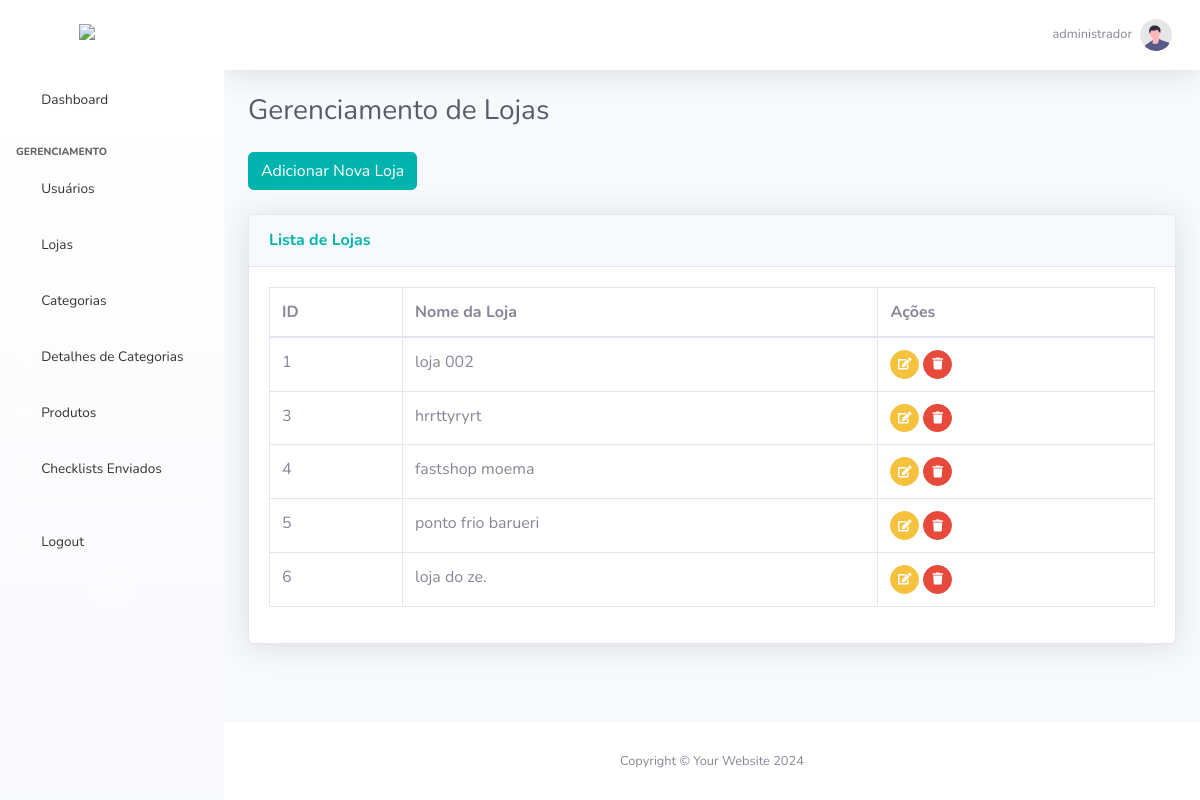
Page /admin/lojas.php (signed in) on the committed database.
### tables this page shows
CREATE TABLE IF NOT EXISTS `lojas` (
  `id` int(11) NOT NULL AUTO_INCREMENT,
  `nome_loja` varchar(255) NOT NULL,
  PRIMARY KEY (`id`)
);

### admin/lojas.php (the view, shortened to what this page needs)
<?php
include('db.php');
?>
<!DOCTYPE html>
<html lang="en">
<head>
    <link href="vendor/fontawesome-free/css/all.min.css" rel="stylesheet" type="text/css">
    <link href="css/sb-admin-2.min.css" rel="stylesheet">
</head>
<body id="page-top">
    <div id="wrapper">
        <?php include('menu.php'); ?>
        <div id="content-wrapper" class="d-flex flex-column">
            <div id="content">
                <nav class="navbar navbar-expand navbar-light bg-white topbar mb-4 static-top shadow">
                    <ul class="navbar-nav ml-auto">
                        <li class="nav-item dropdown no-arrow">
                            <a class="nav-link dropdown-toggle" href="#" id="userDropdown" role="button"
                                data-toggle="dropdown" aria-haspopup="true" aria-expanded="false">
                                <span class="mr-2 d-none d-lg-inline text-gray-600 small">
                                    <?php echo $_SESSION['nome_usuario']; ?>
                                </span>
                                <img class="img-profile rounded-circle"
                                    src="img/undraw_profile.svg">
                            </a>
                        </li>
                    </ul>
                </nav>
                <div class="container-fluid">
                    <h1 class="h3 mb-4 text-gray-800">Gerenciamento de Lojas</h1>
                    <a href="create_loja.php" class="btn btn-primary mb-4">Adicionar Nova Loja</a>
                    <div class="card shadow mb-4">
                    <div class="card-header py-3">
                            <h6 class="m-0 font-weight-bold text-primary pdf-download">Lista de Lojas</h6>
                        </div>
                        <div class="card-body">
                            <div class="table-responsive">
                                <table class="table table-bordered" id="dataTable" width="100%" cellspacing="0">
                                    <thead>
                                        <tr>
                                            <th>ID</th>
                                            <th>Nome da Loja</th>
                                            <th>Ações</th>
                                        </tr>
                                    </thead>
                                    <tbody>
                                        <?php
                                        $sql = "SELECT id, nome_loja FROM lojas";
                                        $result = $conn->query($sql);
                                        if ($result->num_rows > 0) {
                                            while($row = $result->fetch_assoc()) {
                                                echo "<tr>";
                                                echo "<td>" . $row["id"] . "</td>";
                                                echo "<td>" . $row["nome_loja"] . "</td>";
                                                echo "<td>
                                                        <a href='edit_loja.php?id=" . $row["id"] . "' class='btn btn-warning btn-circle btn-sm'><i class='fas fa-edit'></i></a>
                                                        <a href='delete_loja.php?id=" . $row["id"] . "' class='btn btn-danger btn-circle btn-sm'><i class='fas fa-trash'></i></a>
                                                      </td>";
                                                echo "</tr>";
                                            }
                                        } else {
                                            echo "<tr><td colspan='3'>Nenhuma loja encontrada</td></tr>";
                                        }
                                        ?>
                                    </tbody>
                                </table>
                            </div>
                        </div>
                    </div>
                </div>
            </div>
            <footer class="sticky-footer bg-white">
                <div class="container my-auto">
                    <div class="copyright text-center my-auto">
                        <span>Copyright &copy; Your Website 2024</span>
                    </div>
                </div>
            </footer>
        </div>
    </div>
</body>
</html>

### admin/lojas.php (style rules this page uses)
.btn-primary { background-color: #00B3AC !important; border-color: #00B3AC !important; }
.pdf-download { color: #00B3AC !important; }

### rows in the picture
lojas: id "1", nome_loja "loja 002"
lojas: id "3", nome_loja "hrrttyryrt"
lojas: id "4", nome_loja "fastshop moema"
lojas: id "5", nome_loja "ponto frio barueri"
lojas: id "6", nome_loja "loja do ze."

### other values in the picture
$_SESSION['nome_usuario'] "administrador"
